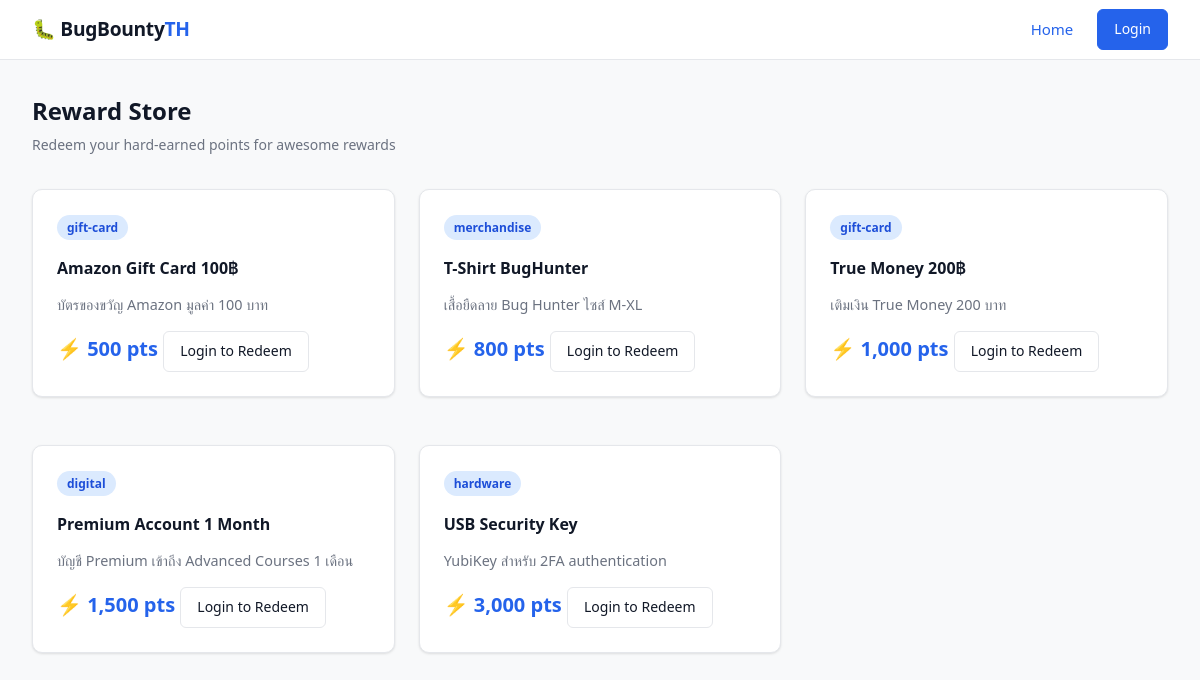
The page /store.php on the database its author committed.
### tables this page shows
CREATE TABLE rewards (
  id INT AUTO_INCREMENT PRIMARY KEY,
  name VARCHAR(100) NOT NULL,
  description TEXT,
  points_required INT NOT NULL,
  stock INT DEFAULT 0,
  image_url VARCHAR(255),
  category VARCHAR(50)
);

### includes/functions.php (called while the page is built, shortened)
<?php
function e($string) {
    return htmlspecialchars($string ?? '', ENT_QUOTES, 'UTF-8');
}

### public/store.php (the view, shortened to what this page needs)
<?php
require_once __DIR__ . '/../includes/functions.php';
$res = $conn->query("SELECT * FROM rewards ORDER BY points_required ASC");
?>
<!DOCTYPE html>
<html lang="en">
<head>
    <link rel="stylesheet" href="<?php echo BASE_URL; ?>/assets/css/style.css">
</head>
<body>
    <nav class="navbar">
        <div class="nav-brand">🐛 BugBounty<span>TH</span></div>
        <div class="nav-links">
            <a href="<?php echo BASE_URL; ?>/public/index.php">Home</a>
            <?php if(isset($_SESSION['user_id'])): ?>
                <a href="/<?php echo $_SESSION['role']; ?>/dashboard.php" class="btn btn-primary">Dashboard</a>
            <?php else: ?>
                <a href="<?php echo BASE_URL; ?>/public/login.php" class="btn btn-primary">Login</a>
            <?php endif; ?>
        </div>
    </nav>
    <div class="app-layout" style="display:block; padding: 2rem; max-width: 1200px; margin: 0 auto;">
        <div class="page-header">
            <h1>Reward Store</h1>
            <p class="page-subtitle">Redeem your hard-earned points for awesome rewards</p>
        </div>
        <div class="grid-3">
            <?php while($r = $res->fetch_assoc()): ?>
            <div class="card">
                <div style="margin-bottom:1rem;">
                    <span class="badge badge-blue"><?php echo e($r['category']); ?></span>
                </div>
                <h3 class="card-title"><?php echo e($r['name']); ?></h3>
                <p class="card-desc"><?php echo e($r['description']); ?></p>
                <div class="card-footer">
                    <span class="stat-value" style="color:var(--primary); font-size:1.25rem;">
                        ⚡ <?php echo number_format($r['points_required']); ?> pts
                    </span>
                    <?php if(isset($_SESSION['user_id']) && $_SESSION['role'] === 'user'): ?>
                        <a href="<?php echo BASE_URL; ?>/user/redeem.php" class="btn btn-primary">Redeem</a>
                    <?php else: ?>
                        <a href="<?php echo BASE_URL; ?>/public/login.php" class="btn btn-outline">Login to Redeem</a>
                    <?php endif; ?>
                </div>
            </div>
            <?php endwhile; ?>
        </div>
    </div>
</body>
</html>

### assets/css/style.css (style rules this page uses)
:root { --bg: #F8F9FA; --card: #FFFFFF; --primary: #2563EB; --primary-dark: #1d4ed8; --success: #16A34A; --danger: #DC2626; --warning: #D97706; --text: #111827; --text-muted: #6B7280; --border: #E5E7EB; --sidebar-w: 240px; --radius: 10px; --radius-sm: 6px; --shadow: 0 1px 3px rgba(0,0,0,0.08), 0 1px 2px rgba(0,0,0,0.04); --shadow-md: 0 4px 6px rgba(0,0,0,0.07), 0 2px 4px rgba(0,0,0,0.05); }
*, *::before, *::after { box-sizing: border-box; margin: 0; padding: 0; }
html { scroll-behavior: smooth; }
body { font-family: system-ui, -apple-system, 'Segoe UI', sans-serif; background: var(--bg); color: var(--text); line-height: 1.6; font-size: 15px; }
a { color: var(--primary); text-decoration: none; }
.navbar { background: var(--card); border-bottom: 1px solid var(--border); padding: 0 2rem; height: 60px; display: flex; justify-content: space-between; align-items: center; position: sticky; top: 0; z-index: 100; }
.nav-brand { font-weight: 700; font-size: 1.2rem; letter-spacing: -0.3px; }
.nav-brand span { color: var(--primary); }
.nav-links { display: flex; align-items: center; gap: 1.5rem; }
.app-layout { display: flex; min-height: calc(100vh - 60px); }
.page-header { margin-bottom: 2rem; }
.page-header h1 { font-size: 1.5rem; font-weight: 700; margin-bottom: 0.25rem; }
.page-subtitle { color: var(--text-muted); font-size: 0.875rem; }
.card { background: var(--card); border-radius: var(--radius); border: 1px solid var(--border); box-shadow: var(--shadow); padding: 1.5rem; margin-bottom: 1.5rem; }
.card-title { font-size: 1rem; font-weight: 600; margin-bottom: 0.25rem; }
.card-desc { color: var(--text-muted); font-size: 0.9rem; margin: 0.75rem 0 1rem; line-height: 1.5; }
.stat-value { font-size: 1.75rem; font-weight: 700; line-height: 1.2; }
.btn { display: inline-flex; align-items: center; gap: 0.375rem; padding: 0.5rem 1rem; border-radius: var(--radius-sm); font-size: 0.875rem; font-weight: 500; cursor: pointer; text-align: center; border: 1px solid transparent; text-decoration: none; transition: all 0.15s; white-space: nowrap; }
.btn-primary { background: var(--primary); color: white; border-color: var(--primary); }
.btn-outline { background: transparent; border-color: var(--border); color: var(--text); }
.badge { display: inline-flex; align-items: center; padding: 0.2rem 0.625rem; border-radius: 999px; font-size: 0.75rem; font-weight: 600; white-space: nowrap; }
.badge-blue, .badge-triaged { background: #DBEAFE; color: #1D4ED8; }
.grid-3 { display: grid; grid-template-columns: repeat(auto-fill, minmax(300px, 1fr)); gap: 1.5rem; }

### rows shown on the page
rewards: category "gift-card", name "Amazon Gift Card 100฿", description "บัตรของขวัญ Amazon มูลค่า 100 บาท", points_required "500"
rewards: category "merchandise", name "T-Shirt BugHunter", description "เสื้อยืดลาย Bug Hunter ไซส์ M-XL", points_required "800"
rewards: category "gift-card", name "True Money 200฿", description "เติมเงิน True Money 200 บาท", points_required "1,000"
rewards: category "digital", name "Premium Account 1 Month", description "บัญชี Premium เข้าถึง Advanced Courses 1 เดือน", points_required "1,500"
rewards: category "hardware", name "USB Security Key", description "YubiKey สำหรับ 2FA authentication", points_required "3,000"
